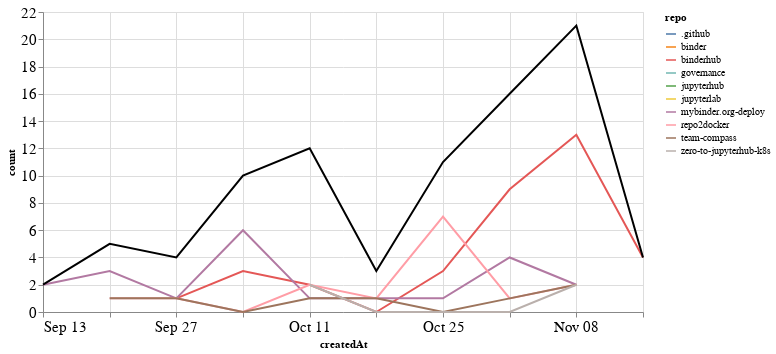

Notebook code cell kept with this figure:
### Markdown cell above
## Comments

### Code cell
comments_time = comments.groupby('repo').resample('W', on='createdAt').count()['author'].reset_index()
comments_time = comments_time.rename(columns={'author': 'count'})
comments_time_total = comments_time.groupby('createdAt').agg({"count": "sum"}).reset_index()
ch1 = alt.Chart(comments_time, width=600).mark_line().encode(
    x='createdAt',
    y='count',
    color='repo',
    tooltip="repo"
)

ch2 = alt.Chart(comments_time_total, width=600).mark_line(color="black").encode(
    x='createdAt',
    y='count',
)

ch1 + ch2

### Figure 1 — Vega-Lite specification as saved in the notebook (floating-point values rounded to 4 significant figures)
{"config": {"axisLeft": {"labelFontSize": 15}, "axisBottom": {"labelFontSize": 15}}, "layer": [{"data": {"name": "data-9fb900d69685e87207b3e88ddfbd9111"}, "mark": "line", "encoding": {"color": {"type": "nominal", "field": "repo"}, "tooltip": {"type": "nominal", "field": "repo"}, "x": {"type": "temporal", "field": "createdAt"}, "y": {"type": "quantitative", "field": "count"}}, "width": 600}, {"data": {"name": "data-0843eb06677342d27077f97d95dfc740"}, "mark": {"type": "line", "color": "black"}, "encoding": {"x": {"type": "temporal", "field": "createdAt"}, "y": {"type": "quantitative", "field": "count"}}, "width": 600}], "$schema": "https://vega.github.io/schema/vega-lite/v4.8.1.json", "datasets": {"data-9fb900d69685e87207b3e88ddfbd9111": [{"repo": ".github", "createdAt": "2020-10-04T00:00:00", "count": 1}, {"repo": "binder", "createdAt": "2020-10-11T00:00:00", "count": 2}, {"repo": "binderhub", "createdAt": "2020-09-27T00:00:00", "count": 1}, {"repo": "binderhub", "createdAt": "2020-10-04T00:00:00", "count": 3}, {"repo": "binderhub", "createdAt": "2020-10-11T00:00:00", "count": 2}, {"repo": "binderhub", "createdAt": "2020-10-18T00:00:00", "count": 0}, {"repo": "binderhub", "createdAt": "2020-10-25T00:00:00", "count": 3}, {"repo": "binderhub", "createdAt": "2020-11-01T00:00:00", "count": 9}, {"repo": "binderhub", "createdAt": "2020-11-08T00:00:00", "count": 13}, {"repo": "binderhub", "createdAt": "2020-11-15T00:00:00", "count": 4}, {"repo": "governance", "createdAt": "2020-10-11T00:00:00", "count": 1}, {"repo": "jupyterhub", "createdAt": "2020-11-01T00:00:00", "count": 1}, {"repo": "jupyterlab", "createdAt": "2020-10-11T00:00:00", "count": 1}, {"repo": "mybinder.org-deploy", "createdAt": "2020-09-13T00:00:00", "count": 2}, {"repo": "mybinder.org-deploy", "createdAt": "2020-09-20T00:00:00", "count": 3}, {"repo": "mybinder.org-deploy", "createdAt": "2020-09-27T00:00:00", "count": 1}, {"repo": "mybinder.org-deploy", "createdAt": "2020-10-04T00:00:00", "count": 6}, {"repo": "mybinder.org-deploy", "createdAt": "2020-10-11T00:00:00", "count": 1}, {"repo": "mybinder.org-deploy", "createdAt": "2020-10-18T00:00:00", "count": 1}, {"repo": "mybinder.org-deploy", "createdAt": "2020-10-25T00:00:00", "count": 1}, {"repo": "mybinder.org-deploy", "createdAt": "2020-11-01T00:00:00", "count": 4}, {"repo": "mybinder.org-deploy", "createdAt": "2020-11-08T00:00:00", "count": 2}, {"repo": "repo2docker", "createdAt": "2020-09-20T00:00:00", "count": 1}, {"repo": "repo2docker", "createdAt": "2020-09-27T00:00:00", "count": 1}, {"repo": "repo2docker", "createdAt": "2020-10-04T00:00:00", "count": 0}, {"repo": "repo2docker", "createdAt": "2020-10-11T00:00:00", "count": 2}, {"repo": "repo2docker", "createdAt": "2020-10-18T00:00:00", "count": 1}, {"repo": "repo2docker", "createdAt": "2020-10-25T00:00:00", "count": 7}, {"repo": "repo2docker", "createdAt": "2020-11-01T00:00:00", "count": 1}, {"repo": "repo2docker", "createdAt": "2020-11-08T00:00:00", "count": 2}, {"repo": "team-compass", "createdAt": "2020-09-20T00:00:00", "count": 1}, {"repo": "team-compass", "createdAt": "2020-09-27T00:00:00", "count": 1}, {"repo": "team-compass", "createdAt": "2020-10-04T00:00:00", "count": 0}, {"repo": "team-compass", "createdAt": "2020-10-11T00:00:00", "count": 1}, {"repo": "team-compass", "createdAt": "2020-10-18T00:00:00", "count": 1}, {"repo": "team-compass", "createdAt": "2020-10-25T00:00:00", "count": 0}, {"repo": "team-compass", "createdAt": "2020-11-01T00:00:00", "count": 1}, {"repo": "team-compass", "createdAt": "2020-11-08T00:00:00", "count": 2}, {"repo": "zero-to-jupyterhub-k8s", "createdAt": "2020-10-11T00:00:00", "count": 2}, {"repo": "zero-to-jupyterhub-k8s", "createdAt": "2020-10-18T00:00:00", "count": 0}, {"repo": "zero-to-jupyterhub-k8s", "createdAt": "2020-10-25T00:00:00", "count": 0}, {"repo": "zero-to-jupyterhub-k8s", "createdAt": "2020-11-01T00:00:00", "count": 0}, {"repo": "zero-to-jupyterhub-k8s", "createdAt": "2020-11-08T00:00:00", "count": 2}], "data-0843eb06677342d27077f97d95dfc740": [{"createdAt": "2020-09-13T00:00:00", "count": 2}, {"createdAt": "2020-09-20T00:00:00", "count": 5}, {"createdAt": "2020-09-27T00:00:00", "count": 4}, {"createdAt": "2020-10-04T00:00:00", "count": 10}, {"createdAt": "2020-10-11T00:00:00", "count": 12}, {"createdAt": "2020-10-18T00:00:00", "count": 3}, {"createdAt": "2020-10-25T00:00:00", "count": 11}, {"createdAt": "2020-11-01T00:00:00", "count": 16}, {"createdAt": "2020-11-08T00:00:00", "count": 21}, {"createdAt": "2020-11-15T00:00:00", "count": 4}]}}
